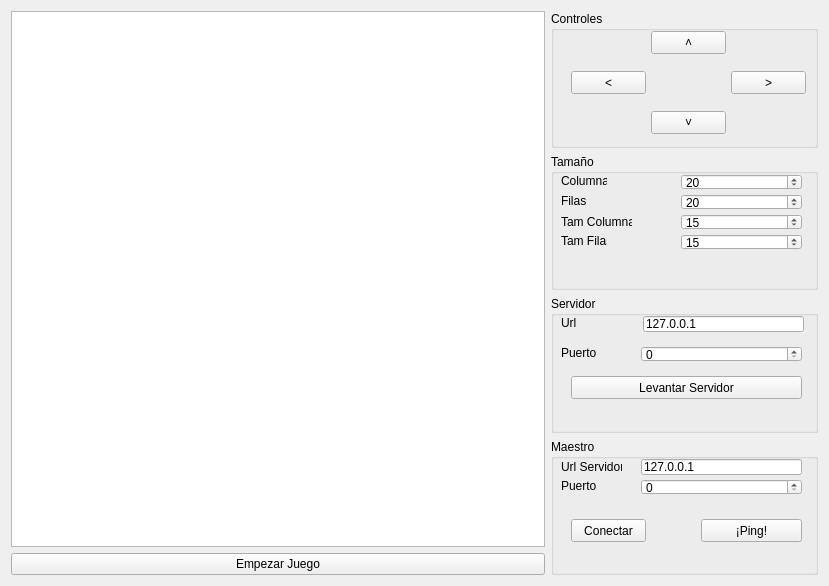
<?xml version="1.0" encoding="UTF-8"?>
<ui version="4.0">
 <class>Snake</class>
 <widget class="QWidget" name="Snake">
  <property name="geometry">
   <rect>
    <x>0</x>
    <y>0</y>
    <width>829</width>
    <height>586</height>
   </rect>
  </property>
  <property name="windowTitle">
   <string>Snake</string>
  </property>
  <layout class="QGridLayout" name="gridLayout_2">
   <item row="0" column="0">
    <layout class="QHBoxLayout" name="horizontalLayout_2" stretch="2,1">
     <property name="sizeConstraint">
      <enum>QLayout::SetDefaultConstraint</enum>
     </property>
     <item>
      <layout class="QVBoxLayout" name="verticalLayout_2">
       <item>
        <widget class="QTableWidget" name="tableWidget"/>
       </item>
       <item>
        <widget class="QPushButton" name="pushButton_10">
         <property name="text">
          <string>Empezar Juego</string>
         </property>
        </widget>
       </item>
      </layout>
     </item>
     <item>
      <layout class="QVBoxLayout" name="verticalLayout_3">
       <item>
        <widget class="QGroupBox" name="groupBox_2">
         <property name="title">
          <string>Controles</string>
         </property>
         <widget class="QPushButton" name="pushButton_11">
          <property name="geometry">
           <rect>
            <x>100</x>
            <y>20</y>
            <width>75</width>
            <height>23</height>
           </rect>
          </property>
          <property name="text">
           <string>˄</string>
          </property>
         </widget>
         <widget class="QPushButton" name="pushButton_12">
          <property name="geometry">
           <rect>
            <x>20</x>
            <y>60</y>
            <width>75</width>
            <height>23</height>
           </rect>
          </property>
          <property name="text">
           <string>&lt;</string>
          </property>
         </widget>
         <widget class="QPushButton" name="pushButton_13">
          <property name="geometry">
           <rect>
            <x>100</x>
            <y>100</y>
            <width>75</width>
            <height>23</height>
           </rect>
          </property>
          <property name="text">
           <string>˅</string>
          </property>
         </widget>
         <widget class="QPushButton" name="pushButton_14">
          <property name="geometry">
           <rect>
            <x>180</x>
            <y>60</y>
            <width>75</width>
            <height>23</height>
           </rect>
          </property>
          <property name="text">
           <string>&gt;</string>
          </property>
         </widget>
        </widget>
       </item>
       <item>
        <widget class="QGroupBox" name="groupBox_3">
         <property name="title">
          <string>Tamaño</string>
         </property>
         <widget class="QLabel" name="label_14">
          <property name="geometry">
           <rect>
            <x>10</x>
            <y>20</y>
            <width>46</width>
            <height>13</height>
           </rect>
          </property>
          <property name="text">
           <string>Columnas</string>
          </property>
         </widget>
         <widget class="QLabel" name="label_15">
          <property name="geometry">
           <rect>
            <x>10</x>
            <y>40</y>
            <width>46</width>
            <height>13</height>
           </rect>
          </property>
          <property name="text">
           <string>Filas</string>
          </property>
         </widget>
         <widget class="QLabel" name="label_16">
          <property name="geometry">
           <rect>
            <x>10</x>
            <y>60</y>
            <width>71</width>
            <height>16</height>
           </rect>
          </property>
          <property name="text">
           <string>Tam Columnas</string>
          </property>
         </widget>
         <widget class="QLabel" name="label_17">
          <property name="geometry">
           <rect>
            <x>10</x>
            <y>80</y>
            <width>46</width>
            <height>13</height>
           </rect>
          </property>
          <property name="text">
           <string>Tam Filas</string>
          </property>
         </widget>
         <widget class="QSpinBox" name="spinBox_8">
          <property name="geometry">
           <rect>
            <x>130</x>
            <y>20</y>
            <width>121</width>
            <height>16</height>
           </rect>
          </property>
          <property name="value">
           <number>20</number>
          </property>
         </widget>
         <widget class="QSpinBox" name="spinBox_9">
          <property name="geometry">
           <rect>
            <x>130</x>
            <y>40</y>
            <width>121</width>
            <height>16</height>
           </rect>
          </property>
          <property name="value">
           <number>20</number>
          </property>
         </widget>
         <widget class="QSpinBox" name="spinBox_10">
          <property name="geometry">
           <rect>
            <x>130</x>
            <y>60</y>
            <width>121</width>
            <height>16</height>
           </rect>
          </property>
          <property name="value">
           <number>15</number>
          </property>
         </widget>
         <widget class="QSpinBox" name="spinBox_11">
          <property name="geometry">
           <rect>
            <x>130</x>
            <y>80</y>
            <width>121</width>
            <height>16</height>
           </rect>
          </property>
          <property name="value">
           <number>15</number>
          </property>
         </widget>
        </widget>
       </item>
       <item>
        <widget class="QGroupBox" name="groupBox_4">
         <property name="title">
          <string>Servidor</string>
         </property>
         <widget class="QLabel" name="label_18">
          <property name="geometry">
           <rect>
            <x>10</x>
            <y>20</y>
            <width>46</width>
            <height>13</height>
           </rect>
          </property>
          <property name="frameShape">
           <enum>QFrame::NoFrame</enum>
          </property>
          <property name="frameShadow">
           <enum>QFrame::Plain</enum>
          </property>
          <property name="text">
           <string>Url</string>
          </property>
         </widget>
         <widget class="QLabel" name="label_19">
          <property name="geometry">
           <rect>
            <x>10</x>
            <y>50</y>
            <width>46</width>
            <height>13</height>
           </rect>
          </property>
          <property name="text">
           <string>Puerto</string>
          </property>
         </widget>
         <widget class="QPushButton" name="pushButton_15">
          <property name="geometry">
           <rect>
            <x>20</x>
            <y>80</y>
            <width>231</width>
            <height>23</height>
           </rect>
          </property>
          <property name="text">
           <string>Levantar Servidor</string>
          </property>
         </widget>
         <widget class="QLineEdit" name="lineEdit_4">
          <property name="geometry">
           <rect>
            <x>92</x>
            <y>20</y>
            <width>161</width>
            <height>16</height>
           </rect>
          </property>
          <property name="text">
           <string>127.0.0.1</string>
          </property>
         </widget>
         <widget class="QSpinBox" name="spinBox_12">
          <property name="geometry">
           <rect>
            <x>90</x>
            <y>50</y>
            <width>161</width>
            <height>16</height>
           </rect>
          </property>
         </widget>
        </widget>
       </item>
       <item>
        <widget class="QGroupBox" name="groupBox_5">
         <property name="title">
          <string>Maestro</string>
         </property>
         <widget class="QLabel" name="label_20">
          <property name="geometry">
           <rect>
            <x>10</x>
            <y>20</y>
            <width>61</width>
            <height>16</height>
           </rect>
          </property>
          <property name="text">
           <string>Url Servidor</string>
          </property>
         </widget>
         <widget class="QLabel" name="label_21">
          <property name="geometry">
           <rect>
            <x>10</x>
            <y>40</y>
            <width>46</width>
            <height>13</height>
           </rect>
          </property>
          <property name="text">
           <string>Puerto</string>
          </property>
         </widget>
         <widget class="QLineEdit" name="lineEdit_5">
          <property name="geometry">
           <rect>
            <x>90</x>
            <y>20</y>
            <width>161</width>
            <height>16</height>
           </rect>
          </property>
          <property name="text">
           <string>127.0.0.1</string>
          </property>
         </widget>
         <widget class="QSpinBox" name="spinBox_13">
          <property name="geometry">
           <rect>
            <x>90</x>
            <y>40</y>
            <width>161</width>
            <height>16</height>
           </rect>
          </property>
         </widget>
         <widget class="QPushButton" name="pushButton_16">
          <property name="geometry">
           <rect>
            <x>20</x>
            <y>80</y>
            <width>75</width>
            <height>23</height>
           </rect>
          </property>
          <property name="text">
           <string>Conectar</string>
          </property>
         </widget>
         <widget class="QPushButton" name="pushButton_17">
          <property name="geometry">
           <rect>
            <x>150</x>
            <y>80</y>
            <width>101</width>
            <height>23</height>
           </rect>
          </property>
          <property name="text">
           <string>¡Ping!</string>
          </property>
         </widget>
        </widget>
       </item>
      </layout>
     </item>
    </layout>
   </item>
  </layout>
 </widget>
 <resources/>
 <connections/>
</ui>
